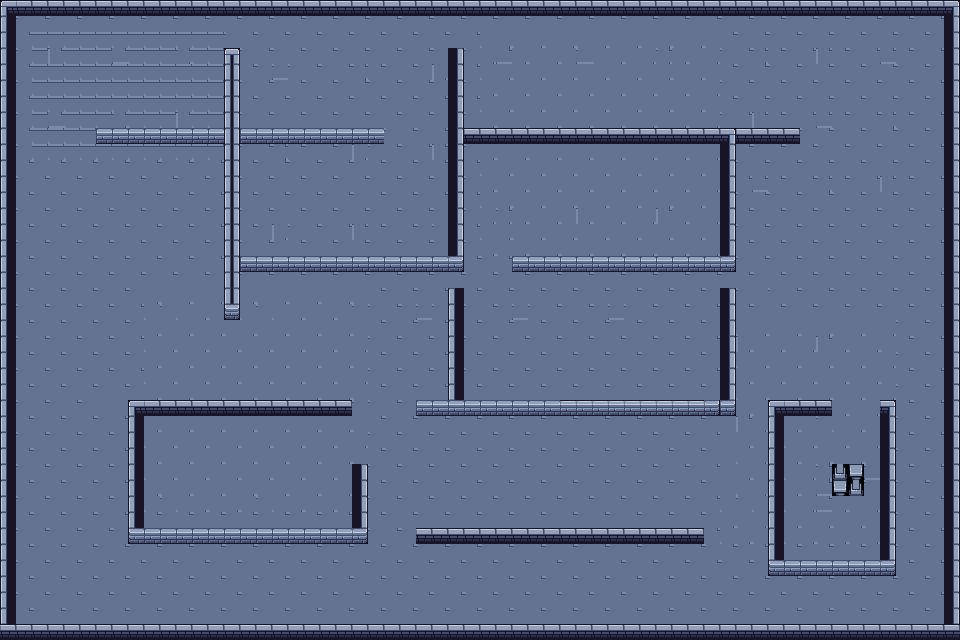

A level layout from a 2D game, rendered from its tile map. Below: a short description, then the map file with tile-grid data replaced by summaries:
An orthogonal 60x40 tile map with 16x16 px tiles, 1 tile layer (Tile Layer 1), 3 tilesets and 53 objects (28x wall, 9x guard_start, 9x guard_end, player_spawn, server, ...).

<map version="1.10" tiledversion="1.12.2" orientation="orthogonal" renderorder="right-down" width="60" height="40" tilewidth="16" tileheight="16" infinite="0" nextlayerid="7" nextobjectid="1023">
 <tileset firstgid="1" name="Set 1.0" tilewidth="16" tileheight="16" tilecount="48" columns="12">
  <image source="tilesetAD/map1/Dungeon Gathering Free Version/Set 1.0.png" width="192" height="64" />
 </tileset>
 <tileset firstgid="49" name="Set 1.2" tilewidth="16" tileheight="16" tilecount="96" columns="16">
  <image source="tilesetAD/map1/Dungeon Gathering Free Version/Set 1.2.png" width="256" height="96" />
 </tileset>
 <tileset firstgid="145" name="Structure" tilewidth="16" tileheight="16" tilecount="2" columns="1">
  <image source="tilesetAD/map1/Dungeon Gathering Free Version/Structure.png" width="16" height="32" />
 </tileset>
 <layer id="1" name="Tile Layer 1" width="60" height="40">
  <data>[2400 cells, 2400 non-empty, 29 distinct tile ids]</data>
 </layer>
 <objectgroup id="2" name="collisions">
  <object id="1" name="wall" x="0" y="0" width="960" height="16" />
  <object id="2" name="wall" x="0" y="624" width="960" height="16" />
  <object id="3" name="wall" x="0" y="0" width="16" height="640" />
  <object id="4" name="wall" x="944" y="0" width="16" height="640" />
  <object id="5" name="wall" x="133" y="133" width="214" height="6" />
  <object id="6" name="wall" x="485" y="133" width="278" height="6" />
  <object id="7" name="wall" x="229" y="69" width="6" height="38" />
  <object id="9" name="wall" x="453" y="85" width="6" height="134" />
  <object id="11" name="wall" x="261" y="261" width="150" height="6" />
  <object id="1000" name="wall" x="129.333" y="400" width="6.66667" height="144" />
  <object id="1004" name="wall" x="130" y="402" width="220.667" height="5.33333" />
  <object id="1005" name="wall" x="133.333" y="528" width="232.667" height="14" />
  <object id="1006" name="wall" x="360" y="463.333" width="7.33333" height="70.6667" />
  <object id="1007" name="wall" x="415.333" y="527.333" width="288.667" height="16.6667" />
  <object id="1008" name="wall" x="224" y="62.6667" width="10.6667" height="256" />
  <object id="1009" name="wall" x="98.6667" y="129.333" width="281.333" height="12" />
  <object id="1010" name="wall" x="229.333" y="250.667" width="232" height="21.3333" />
  <object id="1011" name="wall" x="444" y="68" width="21.3333" height="206.667" />
  <object id="1012" name="wall" x="456" y="126.667" width="346.667" height="18.6667" />
  <object id="1013" name="wall" x="514.667" y="258.667" width="221.333" height="9.33333" />
  <object id="1014" name="wall" x="724" y="122.667" width="12" height="141.333" />
  <object id="1015" name="wall" x="410.667" y="401.333" width="325.333" height="14.6667" />
  <object id="1016" name="wall" x="444" y="284" width="20" height="120" />
  <object id="1017" name="wall" x="714.667" y="286.667" width="18.6667" height="118.667" />
  <object id="1018" name="wall" x="773.333" y="401.333" width="58.6667" height="16" />
  <object id="1019" name="wall" x="882.667" y="402.667" width="14.6667" height="174.667" />
  <object id="1020" name="wall" x="769.333" y="404" width="16" height="168" />
  <object id="1021" name="wall" x="772" y="557.333" width="125.333" height="20" />
  <object id="1022" x="768" y="768" />
 </objectgroup>
 <objectgroup id="5" name="entities" visible="0">
  <object id="26" name="player_spawn" x="34" y="594" width="14" height="16" />
  <object id="27" name="server" x="833" y="465" width="30" height="32" />
  <object id="28" name="server_door" x="832" y="400" width="48" height="8" />
  <object id="29" name="key" x="372" y="340" width="10" height="12" />
  <object id="30" name="item_water" x="290" y="210" width="12" height="12" />
  <object id="31" name="item_meat" x="577" y="465" width="14" height="13" />
 </objectgroup>
 <objectgroup id="6" name="enemies" visible="0">
  <object id="100" name="guard_start" x="64" y="80" width="12" height="12">
   <properties>
    <property name="id" type="int" value="1" />
    <property name="viewAngle" type="int" value="60" />
    <property name="viewRadius" type="int" value="120" />
   </properties>
  </object>
  <object id="101" name="guard_end" x="192" y="80" width="12" height="12">
   <properties>
    <property name="id" type="int" value="1" />
    <property name="viewAngle" type="int" value="60" />
    <property name="viewRadius" type="int" value="120" />
   </properties>
  </object>
  <object id="102" name="guard_start" x="256" y="80" width="12" height="12">
   <properties>
    <property name="id" type="int" value="2" />
    <property name="viewAngle" type="int" value="60" />
    <property name="viewRadius" type="int" value="120" />
   </properties>
  </object>
  <object id="103" name="guard_end" x="416" y="80" width="12" height="12">
   <properties>
    <property name="id" type="int" value="2" />
    <property name="viewAngle" type="int" value="60" />
    <property name="viewRadius" type="int" value="120" />
   </properties>
  </object>
  <object id="104" name="guard_start" x="480" y="80" width="12" height="12">
   <properties>
    <property name="id" type="int" value="3" />
    <property name="viewAngle" type="int" value="60" />
    <property name="viewRadius" type="int" value="120" />
   </properties>
  </object>
  <object id="105" name="guard_end" x="672" y="80" width="12" height="12">
   <properties>
    <property name="id" type="int" value="3" />
    <property name="viewAngle" type="int" value="60" />
    <property name="viewRadius" type="int" value="120" />
   </properties>
  </object>
  <object id="106" name="guard_start" x="576" y="80" width="12" height="12">
   <properties>
    <property name="id" type="int" value="4" />
    <property name="viewAngle" type="int" value="60" />
    <property name="viewRadius" type="int" value="120" />
   </properties>
  </object>
  <object id="107" name="guard_end" x="768" y="80" width="12" height="12">
   <properties>
    <property name="id" type="int" value="4" />
    <property name="viewAngle" type="int" value="60" />
    <property name="viewRadius" type="int" value="120" />
   </properties>
  </object>
  <object id="108" name="guard_start" x="672" y="80" width="12" height="12">
   <properties>
    <property name="id" type="int" value="5" />
    <property name="viewAngle" type="int" value="60" />
    <property name="viewRadius" type="int" value="120" />
   </properties>
  </object>
  <object id="109" name="guard_end" x="864" y="80" width="12" height="12">
   <properties>
    <property name="id" type="int" value="5" />
    <property name="viewAngle" type="int" value="60" />
    <property name="viewRadius" type="int" value="120" />
   </properties>
  </object>
  <object id="110" name="guard_start" x="64" y="176" width="12" height="12">
   <properties>
    <property name="id" type="int" value="6" />
    <property name="viewAngle" type="int" value="60" />
    <property name="viewRadius" type="int" value="120" />
   </properties>
  </object>
  <object id="111" name="guard_end" x="192" y="176" width="12" height="12">
   <properties>
    <property name="id" type="int" value="6" />
    <property name="viewAngle" type="int" value="60" />
    <property name="viewRadius" type="int" value="120" />
   </properties>
  </object>
  <object id="112" name="guard_start" x="256" y="176" width="12" height="12">
   <properties>
    <property name="id" type="int" value="7" />
    <property name="viewAngle" type="int" value="60" />
    <property name="viewRadius" type="int" value="120" />
   </properties>
  </object>
  <object id="113" name="guard_end" x="416" y="176" width="12" height="12">
   <properties>
    <property name="id" type="int" value="7" />
    <property name="viewAngle" type="int" value="60" />
    <property name="viewRadius" type="int" value="120" />
   </properties>
  </object>
  </objectgroup>
</map>
<!-- 4 of 53 objects omitted -->
